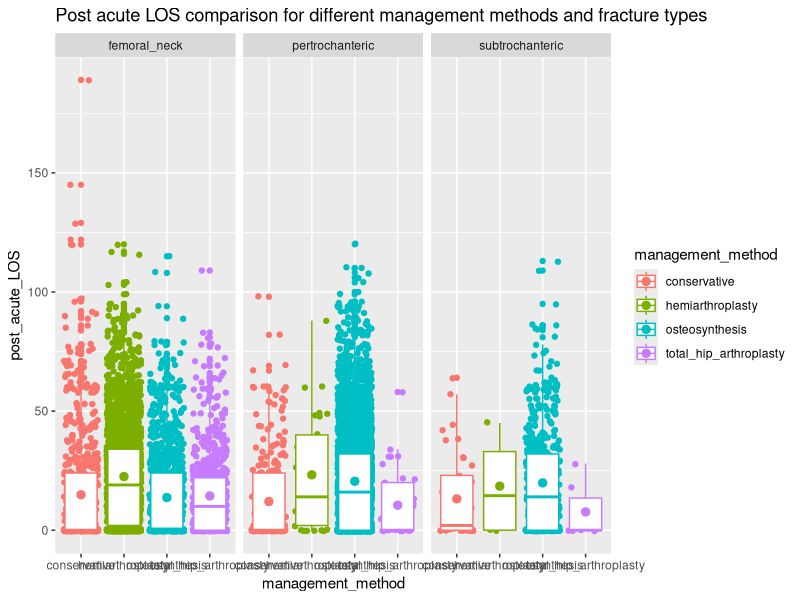

Here is the R script that generated this plot:
## ---- chunk 1
# load library
library(tidyverse,skimr)
# read in data
date_format <- col_date(format = "%d.%m.%Y")
d = read_csv("output/summary.csv")

# descriptive exploration of the data

skimr::skim(d)

# interesting plot> which management methods seem to be most effective on average in regards to post acute length of stay for different types of fractures? 

ggplot(d, aes(y = post_acute_LOS , x = management_method, color = management_method)) +
  geom_jitter() +
  geom_boxplot() +
  stat_summary(fun.y=mean, geom="point", size = 2.5) +
  facet_wrap(~fracture_type) +
  #scale_y_log10() +
  ggtitle("Post acute LOS comparison for different management methods and fracture types")

# on average, there are no big differences for post acute LOS for types of management methods and fracture types  
  



